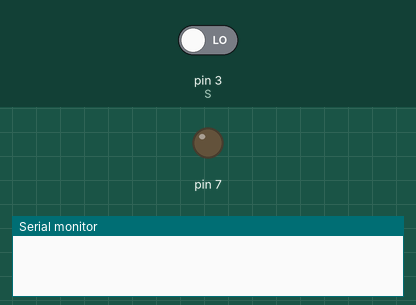
A sketch run on a simulated Arduino Uno, built with avr-gcc and run on an emulated ATmega328P. On the bench: output pins drawn as LEDs (lit = HIGH), the last lines printed to the serial monitor. The inputs (shaded band) are chosen by the test bench; at power-on: pin 3 (S) LOW.

Above: at 1.2 s.
1.3 s: pin 3 (S) driven HIGH
At 1.7 s:
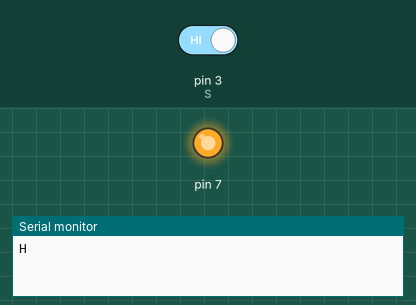
2.8 s: pin 3 (S) driven LOW
At 4.0 s:
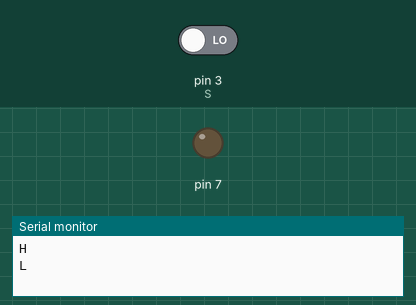
Timing chart, 0 to 5.8 s (numbered marks = the images above; inputs shaded):
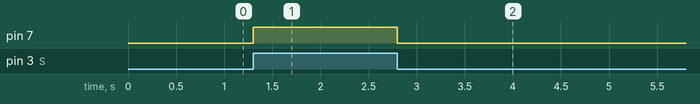

The sketch:

pirledonoff.ino
```cpp
# define S 3
int c=0;
int state=0;
int lstate=0;
unsigned long lasttriggertime=0;
unsigned long time=1000;

void setup() {
  // put your setup code here, to run once:
  pinMode(S,INPUT);
  pinMode(7,OUTPUT);
  Serial.begin(9600);
}

void loop() {
  // put your main code here, to run repeatedly:
  state=digitalRead(S);

  if(state!=lstate){
    if(state==1){
      Serial.println('H');
      digitalWrite(7,HIGH);
      lasttriggertime=millis();
    }
    else{

      if(millis()-lasttriggertime>=time){
        Serial.println('L');
        digitalWrite(7,LOW);
      }
    }
    lstate=state;
  }
}
```

Measured:
- after the input at 1.3 s, pin 7: LOW → HIGH at once
- after the input at 2.8 s, pin 7: HIGH → LOW at once
